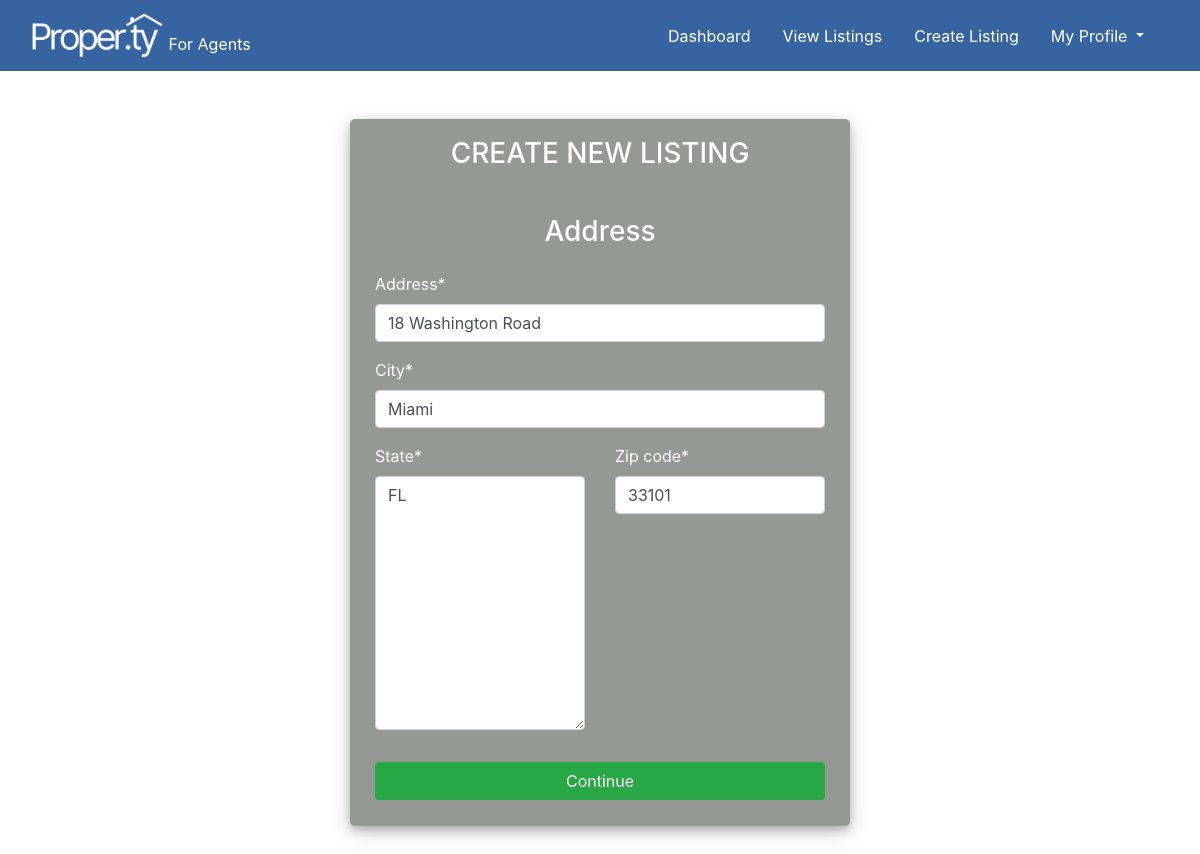
Page /agents/update-listing/4/ (signed in) on the committed database.
### find/models.py (models this page shows, shortened)
class Address(models.Model):
    agent = models.ForeignKey(User, on_delete=models.CASCADE, null = True)
    address = models.CharField(_("address"), max_length=128, default="")
    city = models.CharField(_("city"), max_length=64, default="")
    state = USStateField(_("state"), default="")
    zip_code = models.CharField(_("zip code"), max_length=5, default="")
    class Meta:
        db_table = "Address"

### find/views.py (the view, shortened to what this page needs)
# urls.py: path('update-listing/<str:pk>/', views.update_listing, name='update-listing'),
@login_required(login_url = '/login')
def update_listing(request, pk):
    address = Address.objects.get(id=pk)
    home = Home.objects.get(address = address.id)
    address_form = AddressForm(instance=address)
    home_form = HomeForm(instance=home)
    context = {
        'address_form': address_form,
        'home_form': home_form,
        }
    return render(request, 'find/create-listing.html', context)

### find/forms.py
class AddressForm(ModelForm):
    class Meta:
        model = Address
        fields = '__all__'
        exclude = ('agent',)

class HomeForm(ModelForm):
    class Meta:
        model = Home
        fields = '__all__'
        exclude = ('address','current_date')

### find/templates/find/create-listing.html (shortened to what this page needs)
{% extends "base.html" %} {% load static %} {% block content %} {% load crispy_forms_tags %}
<div class="container h-100">
    <div class="d-flex justify-content-center h-100">
        <div class="user-card mt-5 mb-5">
            <div class="d-flex form-title-container justify-content-center mt-2">
                <h3 id="form-title">CREATE NEW LISTING</h3>
            </div>
            <div class="d-flex justify-content-center form_container">
                <form method="POST" enctype="multipart/form-data">
                    <div class="row listing_section" id="address">
                        <div class="col-12 text-center mb-3 mt-3">
                            <h3 id="form-title">Address</h3>
                        </div>
                        <div class="col-12">
                            {{address_form.address | as_crispy_field}} {{address_form.city | as_crispy_field}}
                        </div>
                        <div class="col-6">
                            {{address_form.state | as_crispy_field}}
                        </div>
                        <div class="col-6">
                            {{address_form.zip_code | as_crispy_field}}
                        </div>
                        <div class="col-12 mt-3 mb-3">
                            <input class="continue btn btn-success w-100" type="button" value="Continue">
                        </div>
                    </div>
                </form>
            </div>
        </div>
    </div>
</div>
{% endblock %}

### find/templates/find/create-listing.html (style rules this page uses)
body, html { margin: 0; padding: 0; height: 100%; background: white !important; color: white !important; }
.user-card { width: 500px; margin-top: auto; margin-bottom: auto; background: rgb(149, 153, 147) !important; position: relative; display: flex; justify-content: center; box-shadow: 0 4px 8px 0 rgba(0, 0, 0, 0.2), 0 6px 20px 0 rgba(0, 0, 0, 0.19); -webkit-box-shadow: 0 4px 8px 0 rgba(0, 0, 0, 0.2), 0 6px 20px 0 rgba(0, 0, 0, 0.19); -moz-box-shadow: 0 4px 8px 0 rgba(0, 0, 0, 0.2), 0 6px 20px 0 rgba(0, 0, 0, 0.19); border-radius: 5px; flex-direction: column; padding: 10px; }
.row { margin: 0; }
.form_container { margin-top: 20px; }

### rows in the picture
Address: address "18 Washington Road", city "Miami", state "FL", zip_code "33101"
